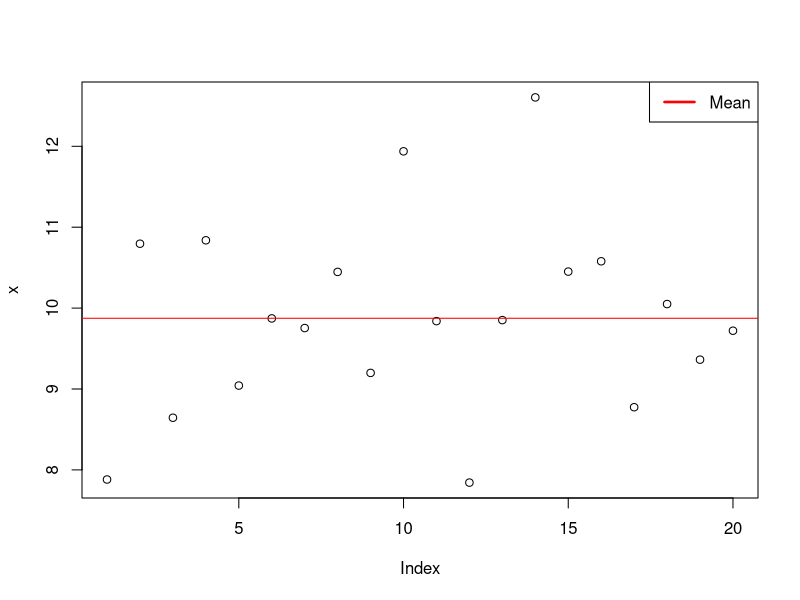
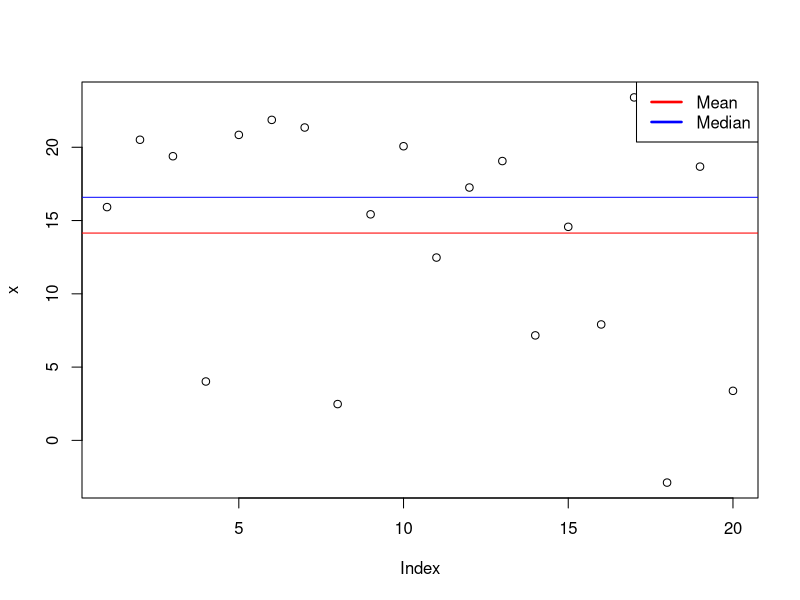

Recreate these plots in R, in order. (Note: this script raises an error after producing the figures.)
# Sunum 10, "Ortalama" Uygulama
  x <- rnorm(n = 20,
             mean = 10,
             sd = 1) # Aykiri degerler az, Stdev dusuk.
  plot(x)
  mean(x)
  abline(a = mean(x),b = 0,col = "red")
  legend("topright",
         legend =c("Mean"),
         lty=c(1), 
         lwd=c(2.5),
         col=c("red"))
  
# Sunum 13, "Median" Uygulama
  x <- rnorm(n = 20,
             mean = 10,
             sd = 10) # Aykiri degerler fazla, Stdev buyuk.
  plot(x)
  median(x)
  mean(x)
  abline(a = mean(x),b = 0,col = "red")
  abline(a = median(x),b = 0,col = "blue")
  legend("topright",
         legend =c("Mean","Median"),
         lty=c(1,1), 
         lwd=c(2.5,2.5),
         col=c("red","blue"))
  
# Sunum 15, "Mod" Uygulama
  # Gozlemlerin mod degerini bulmak icin R'da Built-in paket fonksiyonu bulunmamaktadir.
  # "modeest" paketinden yararlanilabilir. Ref: https://www.rdocumentation.org/packages/modeest/versions/2.1/topics/mlv
  require("modeest")
  
  x <- c(19, 4, 5, 7, 29, 19, 29, 13, 25, 19)
  mlv(x , method = "mfv")
  ModeModel <- mlv(x , method = "mfv") # mfv:  most frequent value(s)
  ModeX <- ModeModel$M
  ModeX
  plot(x)
  abline(a = ModeX,b = 0,col="red")  
  legend("topleft",
         legend =c("Mod"),
         lty=c(1), 
         lwd=c(2.5),
         col=c("red"))
  
    
# Sunum 20, Geometrik Ortalama - Aritmetik Ortalama Karsilastirma
  # Degisim Orani (hizi)=1+r=Sonraki deger/Onceki deger

  DegisimOrani <- function(x){
    ValueLength <- length(x)
    ChangeRate <- rep(0,ValueLength-1)
    for(i in 2:ValueLength){
      ChangeRate[i-1] <- x[i] / x[i-1]
    }
    return(ChangeRate)
  }
  
  AritmetikOrt <- function(x){
    return( round(mean(x),2) ) 
  }
  
  GeometrikOrt <- function(x){
    return( round(sqrt(prod(x)),2) ) 
  }
  
  # Ornek,
  Oranlar <- DegisimOrani(c(15000,30000,120000))
  GeometrikBuyumeHizi <-GeometrikOrt(Oranlar)
  AritmetikBuyumeHizi <-AritmetikOrt(Oranlar)
  
  print(Oranlar)
  print(GeometrikBuyumeHizi)
  print(AritmetikBuyumeHizi)
  
  # Geometrik
  GeometrikTahmin_2010 <- GeometrikBuyumeHizi * 15000
  GeometrikTahmin_2011 <-  GeometrikBuyumeHizi * GeometrikTahmin_2010
  print(GeometrikTahmin_2010)
  print(GeometrikTahmin_2011)
  # Aritmetik
  AritmetikTahmin_2010 <- AritmetikBuyumeHizi * 15000
  AritmetikTahmin_2011 <-  AritmetikBuyumeHizi * AritmetikTahmin_2010
  print(AritmetikTahmin_2010)
  print(AritmetikTahmin_2011)
  
# Sunum 24, Harmonik Ortalama
  HarmonikOrt <- function(x){
        return(1/mean(1/x)) # Harmonik Ortalama
  }
  EtFiyatlari <- c(20,25,28,32)
  Harmonik    <- HarmonikOrt(EtFiyatlari)
  Aritmetik   <- mean(EtFiyatlari)
  
  plot(EtFiyatlari,type = "o")
  abline(a = Harmonik,b = 0,col ="red" )
  abline(a = Aritmetik,b = 0,col ="blue" )
  legend("topleft",
         legend =c("Harmonik","Aritmetik"),
         lty=c(1,1), 
         lwd=c(2.5,2.5),
         col=c("red","blue"))

# Sunum 30, Kartil, Desil ve Santiller
  # Kartiller,
  scores <- c(88, 84, 83, 80, 94, 90, 81, 79, 79, 81, 85, 87, 86, 89, 92)
  quantile(scores)
  
  # Desiller,
  weights <- c(69, 70, 75, 66, 83, 88, 66, 63, 61, 68, 73, 57, 52, 58, 77)
  quantile(weights, prob = seq(0, 1, length = 11), type = 5)
  
  # Santil,
  heights <- c(24, 44, 14, 45, 36, 48, 77, 85, 56, 15, 34, 70, 51, 75, 83)
  quantile(heights, prob = 0.30) # 30. Santil
  
# Sunum 46, 3 ve 4. Momentler (Asimetri Olculeri)
  Moment.mean <- function(x) {
    # compute the observed moments of x around the mean
    n <- length(x)
    mean <- sum(x)/n
    M <- c()
    M[1] <- sum((x - mean)^1)/n
    M[2] <- sum((x - mean)^2)/n
    M[3] <- sum((x - mean)^3)/n
    M[4] <- sum((x - mean)^4)/n
    
    return(M)
  }
  
  Skewness <- function(x) {
    # compute skewness
    Skew <- Moment.mean(x)[3]/(Moment.mean(x)[2])^(3/2)
    
    return(Skew)
  }
  
  Kurtosis <- function(x) {
    Kurt <- (Moment.mean(x)[4]/(Moment.mean(x)[2]^2))
    
    return(Kurt)
  }
  
  set.seed(123) # Generate Random seed 123
  x <- rnorm(1000,mean = 0,sd = 1)
  NormalSkew <- Skewness(x)
  NormalKurt <- Kurtosis(x)
  
  print(NormalSkew) # NormalSkew ~= 0 ise seri simetrik
  print(NormalKurt) # NormalKurt ~= 3 ise seri normal
  
  hist(x)


# Sunum 57, Histogramlar
  str(airquality)
  Temperature <- airquality$Temp
  
  hist(Temperature)
  hist(Temperature,breaks = 100) # breaks parametresi
  
  hist(Temperature,
       main="Maximum daily temperature at La Guardia Airport",
       xlab="Temperature in degrees Fahrenheit",
       xlim=c(50,100),
       col="darkmagenta",
       freq=FALSE
  )  

# Sunum 64, Box-Plot
  
  boxplot(mpg~cyl,
          data=mtcars, 
          main="Car Milage Data", 
          xlab="Number of Cylinders", 
          ylab="Miles Per Gallon")

  boxplot(wt~cyl, 
          data=mtcars, 
          main=toupper("Vehicle Weight"), 
          xlab="Number of Cylinders", 
          ylab="Weight", 
          col="darkmagenta")
  
